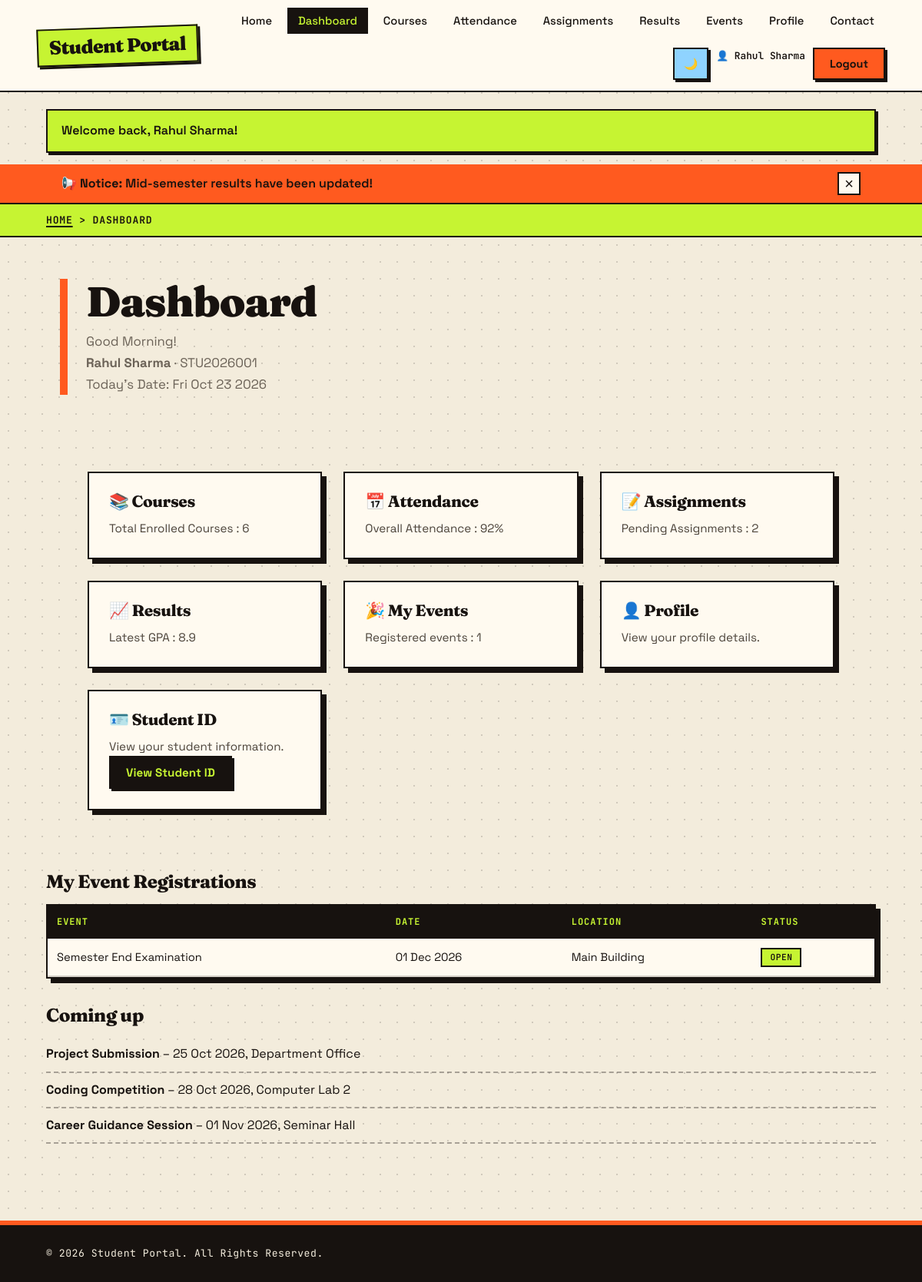
The app's page /pages/dashboard.php (signed in) with its own data.
### tables this page shows
CREATE TABLE students (
  id           INT UNSIGNED NOT NULL AUTO_INCREMENT,
  user_id      INT UNSIGNED NULL,
  student_code VARCHAR(20) NOT NULL,
  name         VARCHAR(100) NOT NULL,
  email        VARCHAR(150) NOT NULL,
  phone        VARCHAR(15)  NOT NULL,
  course       VARCHAR(100) NOT NULL,
  year         TINYINT UNSIGNED NOT NULL,
  gender       ENUM('male','female','other') NOT NULL,
  status       ENUM('active','inactive','deleted') NOT NULL DEFAULT 'active',
  created_at   TIMESTAMP NOT NULL DEFAULT CURRENT_TIMESTAMP,
  updated_at   TIMESTAMP NOT NULL DEFAULT CURRENT_TIMESTAMP ON UPDATE CURRENT_TIMESTAMP,
  PRIMARY KEY (id),
  UNIQUE KEY uq_students_email (email),
  UNIQUE KEY uq_students_code (student_code),
  UNIQUE KEY uq_students_user (user_id),
  KEY idx_students_course (course),
  KEY idx_students_status (status),
  CONSTRAINT fk_students_user FOREIGN KEY (user_id) REFERENCES users (id) ON DELETE SET NULL ON UPDATE CASCADE
);

CREATE TABLE registrations (
  id            INT UNSIGNED NOT NULL AUTO_INCREMENT,
  student_id    INT UNSIGNED NOT NULL,
  event_id      INT UNSIGNED NOT NULL,
  registered_at DATETIME NOT NULL DEFAULT CURRENT_TIMESTAMP,
  PRIMARY KEY (id),
  UNIQUE KEY uq_registration (student_id, event_id),
  KEY idx_registered_at (registered_at),
  CONSTRAINT fk_reg_student FOREIGN KEY (student_id) REFERENCES students (id) ON DELETE CASCADE ON UPDATE CASCADE,
  CONSTRAINT fk_reg_event   FOREIGN KEY (event_id)   REFERENCES events (id)   ON DELETE CASCADE ON UPDATE CASCADE
);

CREATE TABLE events (
  id          INT UNSIGNED NOT NULL AUTO_INCREMENT,
  title       VARCHAR(150) NOT NULL,
  description TEXT NULL,
  event_date  DATE NOT NULL,
  location    VARCHAR(150) NOT NULL,
  category    VARCHAR(30)  NOT NULL,
  status      ENUM('open','closed') NOT NULL DEFAULT 'open',
  poster      VARCHAR(255) NULL,
  created_by  INT UNSIGNED NULL,
  created_at  TIMESTAMP NOT NULL DEFAULT CURRENT_TIMESTAMP,
  updated_at  TIMESTAMP NOT NULL DEFAULT CURRENT_TIMESTAMP ON UPDATE CURRENT_TIMESTAMP,
  PRIMARY KEY (id),
  KEY idx_events_date (event_date),
  KEY idx_events_category (category),
  CONSTRAINT fk_events_user FOREIGN KEY (created_by) REFERENCES users (id) ON DELETE SET NULL ON UPDATE CASCADE
);

### includes/auth.php (called while the page is built, shortened)
<?php
function is_logged_in(): bool
{
    return !empty($_SESSION['user_id']);
}
function current_user_id(): ?int
{
    return is_logged_in() ? (int) $_SESSION['user_id'] : null;
}

### includes/db.php (called while the page is built, shortened)
<?php
function db(): mysqli
{
    static $conn = null;
    if ($conn instanceof mysqli) {
        return $conn;
    }
    try {
        $conn = new mysqli(DB_HOST, DB_USER, DB_PASS, DB_NAME);
        $conn->set_charset('utf8mb4');
    } catch (mysqli_sql_exception $e) {
        error_log('[StudentHub] DB connection failed: ' . $e->getMessage());
        http_response_code(500);
        if (defined('API_REQUEST')) {
            header('Content-Type: application/json; charset=utf-8');
            echo json_encode(['success' => false, 'message' => 'Database connection failed.']);
        } else {
            echo '<h1>Database connection failed</h1>'
               . '<p>Start MySQL in XAMPP, import <code>database/studentHub.sql</code> '
               . 'and check <code>includes/config.php</code>.</p>';
        }
        exit;
    }
    return $conn;
}
function db_query(string $sql, string $types = '', array $params = []): mysqli_stmt
{
    $stmt = db()->prepare($sql);
    if ($types !== '') {
        $stmt->bind_param($types, ...$params);
    }
    $stmt->execute();
    return $stmt;
}
function db_all(string $sql, string $types = '', array $params = []): array
{
    $stmt = db_query($sql, $types, $params);
    $rows = $stmt->get_result()->fetch_all(MYSQLI_ASSOC);
    return $rows;
}
function db_one(string $sql, string $types = '', array $params = []): ?array
{
    $rows = db_all($sql, $types, $params);
    return $rows[0] ?? null;
}

### pages/dashboard.php (the view, shortened to what this page needs)
<?php
$student = db_one('SELECT * FROM students WHERE user_id = ?', 'i', [current_user_id()]);
$myEvents = [];
if ($student) {
    $myEvents = db_all(
        'SELECT e.id, e.title, e.event_date, e.location, e.status, r.registered_at
           FROM registrations r JOIN events e ON e.id = r.event_id
          WHERE r.student_id = ?
          ORDER BY e.event_date ASC',
        'i',
        [$student['id']]
    );
}
$upcoming = db_all(
    'SELECT id, title, event_date, location FROM events
      WHERE event_date >= CURDATE() AND status = \'open\' ORDER BY event_date ASC LIMIT 3'
);
require ROOT_PATH . '/includes/header.php';
?>
<main id="main-content">
    <section class="notification-banner" id="notification-banner">
        <div class="container">
            <div class="notification-content">
                <p>📢 <strong>Notice:</strong> Mid-semester results have been updated!</p>
                <button type="button" id="close-notification" aria-label="Close notice">×</button>
            </div>
        </div>
    </section>
    <section class="breadcrumb">
        <div class="container">
            <p><a href="<?= e(url('index.php')) ?>">Home</a> &gt; <span>Dashboard</span></p>
        </div>
    </section>
    <section class="page-title">
        <div class="container">
            <h1>Dashboard</h1>
            <p id="greeting">Welcome to your dashboard.</p>
            <p><strong><?= e($_SESSION['user_name'] ?? '') ?></strong><?= $student ? ' &middot; ' . e($student['student_code']) : '' ?></p>
            <p>Today's Date: <span id="today"></span></p>
        </div>
    </section>
    <section class="quick-access">
        <div class="container">
            <div class="card-container">
                <a class="card" href="<?= e(url('pages/courses.php')) ?>">
                    <h3>📚 Courses</h3>
                    <p>Total Enrolled Courses : 6</p>
                </a>
                <a class="card" href="<?= e(url('pages/attendance.php')) ?>">
                    <h3>📅 Attendance</h3>
                    <p>Overall Attendance : 92%</p>
                </a>
                <a class="card" href="<?= e(url('pages/assignment.php')) ?>">
                    <h3>📝 Assignments</h3>
                    <p>Pending Assignments : 2</p>
                </a>
                <a class="card" href="<?= e(url('pages/result.php')) ?>">
                    <h3>📈 Results</h3>
                    <p>Latest GPA : 8.9</p>
                </a>
                <a class="card" href="<?= e(url('pages/events.php')) ?>">
                    <h3>🎉 My Events</h3>
                    <p>Registered events : <?= count($myEvents) ?></p>
                </a>
                <a class="card" href="<?= e(url('pages/profile.php')) ?>">
                    <h3>👤 Profile</h3>
                    <p>View your profile details.</p>
                </a>
                <div class="card">
                    <h3>🪪 Student ID</h3>
                    <p>View your student information.</p>
                    <button type="button" id="open-modal" class="btn primary-btn">View Student ID</button>
                </div>
            </div>
        </div>
    </section>
    <section class="section-block">
        <div class="container">
            <h2>My Event Registrations</h2>
            <?php if (!$myEvents): ?>
                <p class="muted">You have not registered for any event yet.
                    <a href="<?= e(url('pages/events.php')) ?>">Browse events</a>.</p>
            <?php else: ?>
                <div class="table-wrap">
                    <table class="data-table">
                        <thead><tr><th>Event</th><th>Date</th><th>Location</th><th>Status</th></tr></thead>
                        <tbody>
                        <?php foreach ($myEvents as $ev): ?>
                            <tr>
                                <td><?= e($ev['title']) ?></td>
                                <td><?= e(date('d M Y', strtotime($ev['event_date']))) ?></td>
                                <td><?= e($ev['location']) ?></td>
                                <td><span class="badge badge-<?= e($ev['status']) ?>"><?= e(ucfirst($ev['status'])) ?></span></td>
                            </tr>
                        <?php endforeach; ?>
                        </tbody>
                    </table>
                </div>
            <?php endif; ?>
            <?php if ($upcoming): ?>
                <h2 class="spaced">Coming up</h2>
                <ul class="plain-list">
                    <?php foreach ($upcoming as $u): ?>
                        <li><strong><?= e($u['title']) ?></strong> – <?= e(date('d M Y', strtotime($u['event_date']))) ?>, <?= e($u['location']) ?></li>
                    <?php endforeach; ?>
                </ul>
            <?php endif; ?>
        </div>
    </section>
</main>
<?php require ROOT_PATH . '/includes/footer.php';

### css/style.css (style rules this page uses)
:root { --primary-color: #17120f; --secondary-color: #ff5a1f; --accent-color: #c6f432; --background-color:#f3ecdc; --text-color: #17120f; --white: #fffaf0; --ink: #17120f; --paper: #f3ecdc; --card: #fffaf0; --orange: #ff5a1f; --lime: #c6f432; --pink: #ff9ecb; --sky: #8fd3ff; --muted: #6b6257; --line: #17120f; --border-radius: 0px; --transition: .15s ease; --shadow: 6px 6px 0 var(--ink); --shadow-sm: 3px 3px 0 var(--ink); --bw: 2.5px; --font-body: 'Space Grotesk', system-ui, sans-serif; --font-display: 'Fraunces', Georgia, serif; --font-mono: 'JetBrains Mono', ui-monospace, monospace; }
* { margin:0; padding:0; box-sizing:border-box; }
body { font-family:var(--font-body); background-color:var(--paper); background-image:radial-gradient(rgba(23,18,15,.16) 1px, transparent 1.2px); background-size:22px 22px; color:var(--text-color); line-height:1.65; font-size:16px; -webkit-font-smoothing:antialiased; }
h1,h2,h3,h4 { font-family:var(--font-display); font-weight:800; line-height:1.1; letter-spacing:-.02em; }
a { text-decoration:none; color:inherit; }
ul { list-style:none; }
.container { width:90%; max-width:1200px; margin:auto; }
.btn { display:inline-block; text-align:center; cursor:pointer; font-family:var(--font-body); font-weight:700; font-size:.95rem; padding:10px 20px; border:var(--bw) solid var(--ink); border-radius:0; box-shadow:var(--shadow-sm); color:var(--ink); background:var(--card); transition:transform var(--transition), box-shadow var(--transition), background var(--transition); }
.primary-btn { background:var(--ink); color:var(--lime); }
.quick-access { padding:70px 60px; }
.card-container { display:grid; grid-template-columns:repeat(auto-fit,minmax(250px,1fr)); gap:28px; }
.card { display:block; background:var(--card); padding:26px; border:var(--bw) solid var(--ink); border-radius:0; box-shadow:var(--shadow); transition:transform var(--transition), box-shadow var(--transition), background var(--transition); }
.card h3 { color:var(--ink); margin-bottom:10px; font-size:1.3rem; }
.card p { color:#4a4239; font-size:.95rem; }
.breadcrumb { background:var(--lime); border-bottom:var(--bw) solid var(--ink); padding:10px 0; }
.breadcrumb p { font-family:var(--font-mono); font-size:.82rem; font-weight:600; text-transform:uppercase; letter-spacing:.06em; }
.breadcrumb a { color:var(--ink); text-decoration:underline; text-decoration-thickness:2px; text-underline-offset:3px; }
.breadcrumb span { color:var(--ink); }
.page-title { text-align:left; padding:54px 20px 30px; }
.page-title .container { border-left:10px solid var(--orange); padding-left:24px; }
.page-title h1 { color:var(--ink); margin-bottom:8px; font-size:clamp(2rem,5vw,3.4rem); font-weight:900; }
.page-title p { color:var(--muted); font-size:1.05rem; }
.notification-banner { padding:0; background:var(--orange); border-bottom:var(--bw) solid var(--ink); }
.notification-content { display:flex; justify-content:space-between; align-items:center; padding:10px 20px; font-weight:600; }
.notification-content p { margin:0; }
#close-notification { border:var(--bw) solid var(--ink); background:var(--card); color:var(--ink); font-size:20px; line-height:1; width:30px; height:30px; cursor:pointer; }
.badge { display:inline-block; padding:1px 10px; border:2px solid var(--ink); border-radius:0; font-family:var(--font-mono); font-size:.7rem; font-weight:600; text-transform:uppercase; letter-spacing:.05em; }
.badge-open, .badge-active, .badge-student { background:var(--lime); color:var(--ink); }
.section-block { padding:10px 0 20px; }
.section-block h2 { color:var(--ink); margin-bottom:15px; }
.section-block h2.spaced { margin-top:35px; }
.plain-list { list-style:none; }
.plain-list li { padding:9px 0; border-bottom:2px dashed rgba(23,18,15,.35); }
.table-wrap { overflow-x:auto; background:var(--card); border:var(--bw) solid var(--ink); box-shadow:var(--shadow); }
.data-table { width:100%; border-collapse:collapse; font-size:.92rem; }
.data-table th { background:var(--ink); color:var(--lime); padding:12px; text-align:left; white-space:nowrap; font-family:var(--font-mono); font-size:.75rem; text-transform:uppercase; letter-spacing:.08em; }
.data-table td { padding:11px 12px; border-bottom:2px solid rgba(23,18,15,.18); vertical-align:middle; }

### records on screen
students: student_code "STU2026001"
registrations: event.title "Semester End Examination", event.event_date "01 Dec 2026", event.location "Main Building", event.status "OPEN"
events: title "Project Submission", event_date "25 Oct 2026", location "Department Office"
events: title "Coding Competition", event_date "28 Oct 2026", location "Computer Lab 2"
events: title "Career Guidance Session", event_date "01 Nov 2026", location "Seminar Hall"

### other values on screen
$label "Home"
$label "Dashboard"
$label "Courses"
$label "Attendance"
$label "Assignments"
$label "Results"
$label "Events"
$label "Profile"
$label "Contact"
$_SESSION['user_name'] "Rahul Sharma"
$f['message'] "Welcome back, Rahul Sharma!"
count($myEvents) "1"
